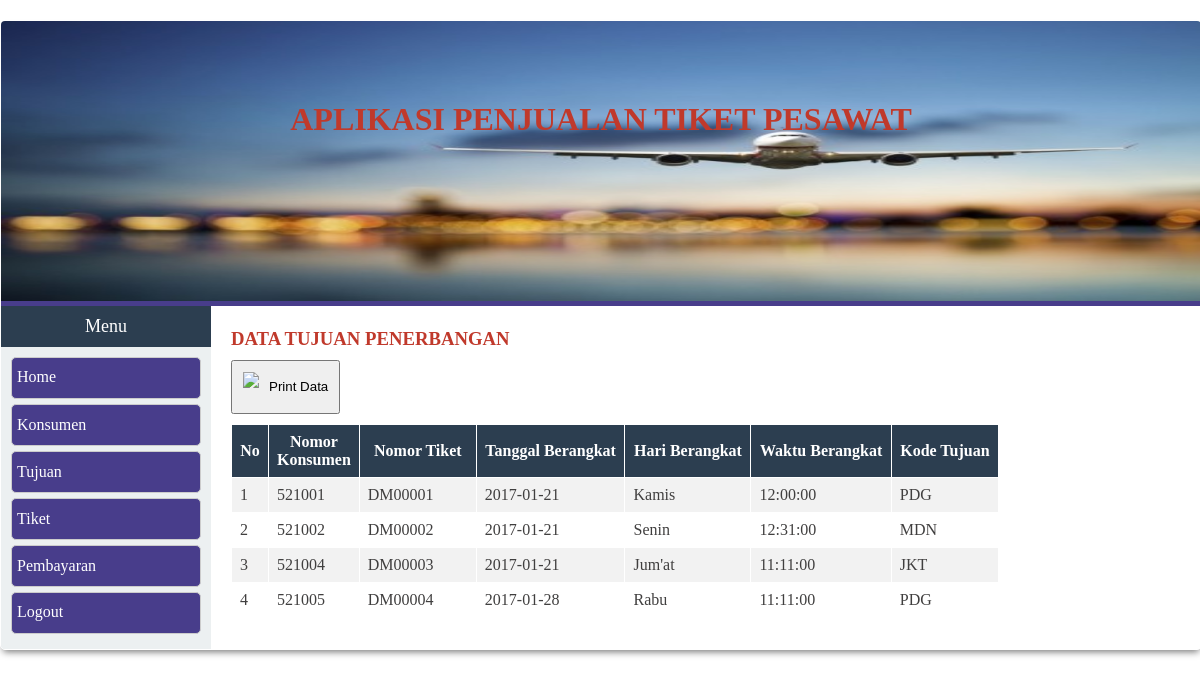
The app's page /lihatdatatiket.php (signed in) with its own data.
### tables this page shows
CREATE TABLE IF NOT EXISTS `tbl_tiket` (
  `no_konsumen` int(12) NOT NULL,
  `no_tiket` varchar(12) NOT NULL,
  `tgl_berangkat` date NOT NULL,
  `hari_berangkat` varchar(6) NOT NULL,
  `waktu_berangkat` time NOT NULL,
  `no_tujuan` varchar(8) NOT NULL,
  PRIMARY KEY  (`no_tiket`)
);

### lihatdatatiket.php (the view, shortened to what this page needs)
<?php
include('template/top.php');
include('template/navigasi.php');
?>
<div id="main">
	<div class="content">
		<h3>Data Tujuan Penerbangan</h3>
		<button class="print" onclick="PrintDoc()"><img src="http://localhost/cibot/img/print.png">Print Data</button>
		<table id="tabel"  border="1" cellpadding="3" >
			<tr>
				<th style="width: 20px;">No</th>
				<th style="width: 50px;">Nomor Konsumen</th>
				<th style="width: 100px;">Nomor Tiket</th>
				<th>Tanggal Berangkat</th>
				<th>Hari Berangkat</th>
				<th>Waktu Berangkat</th>
				<th>Kode Tujuan</th>
			</tr>
			<?php include('koneksi/conn.php');
			$sql = "SELECT * FROM tbl_tiket ORDER BY no_tiket ASC";
			$hasil=mysqli_query($conn,$sql) or die(mysqli_error());
			$no=1;
			while ($data = mysqli_fetch_array ($hasil)){
				?>
				<tr>
					<td><?php echo $no++?></td>
					<td><?php echo $data['no_konsumen'];?></td>
					<td><?php echo $data['no_tiket']; ?></td>
					<td><?php echo $data['tgl_berangkat']; ?></td>
					<td><?php echo $data['hari_berangkat']; ?></td>
					<td><?php echo $data['waktu_berangkat']; ?></td>
					<td><?php echo $data['no_tujuan']; ?></td>
				</tr>
				<?php } ?>
			</table>
		</div>
	</div>
	<?php include('template/footer.php'); ?>

### style.css (style rules this page uses)
* { padding: 0; margin: 0; }
#main { background-color: #000; }
.content { width: 960px; padding: 10px 0; float: left; margin-left: 20px; color: #403F3F; }
.content h3 { text-transform: uppercase; color: #c0392b; height: 20px; margin: 12px 0; }
table { border-collapse: collapse; width: 80%; }
th, td { border:1px solid #fff; text-align: left; padding: 8px; }
tr:nth-child(even) { background-color: #f2f2f2 }
th { background-color:#2c3e50; color: white; text-align: center; }
.print { padding: 10px; line-height: 30px; margin-bottom: 10px; }
.print img { padding-right: 10px; float: left; }

### records on screen
tbl_tiket: no_konsumen "521001", no_tiket "DM00001", tgl_berangkat "2017-01-21", hari_berangkat "Kamis", waktu_berangkat "12:00:00", no_tujuan "PDG"
tbl_tiket: no_konsumen "521002", no_tiket "DM00002", tgl_berangkat "2017-01-21", hari_berangkat "Senin", waktu_berangkat "12:31:00", no_tujuan "MDN"
tbl_tiket: no_konsumen "521004", no_tiket "DM00003", tgl_berangkat "2017-01-21", hari_berangkat "Jum'at", waktu_berangkat "11:11:00", no_tujuan "JKT"
tbl_tiket: no_konsumen "521005", no_tiket "DM00004", tgl_berangkat "2017-01-28", hari_berangkat "Rabu", waktu_berangkat "11:11:00", no_tujuan "PDG"
